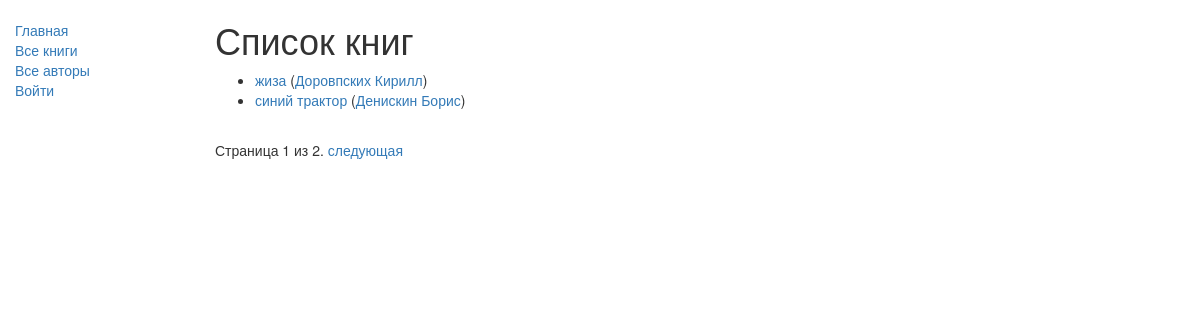
/catalog/books/, run on the app's committed database.
### catalog/models.py (models this page shows, shortened)
class Book(models.Model):
    DoesNotExist = None
    objects = None
    title = models.CharField(max_length=200)
    author = models.ForeignKey('Author', on_delete=models.SET_NULL, null=True)
    summary = models.TextField(max_length=1000, help_text="Введите краткое описание книги")
    isbn = models.CharField('ISBN',max_length=13, help_text='13 Символов <a href="https://www.isbn-international.org/content/what-isbn">ISBN номер</a>')
    genre = models.ManyToManyField('Genre', help_text="Выберите жанр для этой книги")
    def get_absolute_url(self):
        return reverse('book-detail', args=[str(self.id)])
    def display_genre(self):
        """
        Creates a string for the Genre. This is required to display genre in Admin.
        """
        return ', '.join([ genre.name for genre in self.genre.all()[:3] ])
    display_genre.short_description = 'Genre'

class Author(models.Model):
    first_name = models.CharField(max_length=100)
    last_name = models.CharField(max_length=100)
    date_of_birth = models.DateField(null=True, blank=True)
    date_of_death = models.DateField('Died', null=True, blank=True)
    def get_absolute_url(self):
        return reverse('author-detail', args=[str(self.id)])
    def __str__(self):
        return f'{self.last_name} {self.first_name}'

### catalog/views.py (the view)
class BookListView(generic.ListView):
    model = Book
    paginate_by = 2
    def get_queryset(self):
        return Book.objects.order_by('author')

### catalog/templates/catalog/book_list.html
{% extends "base_generic.html" %}
{% block content %}
    <h1>Список книг</h1>
    {% if book_list %}
    <ul>
      {% for book in book_list %}
      <li>
        <a href="{{ book.get_absolute_url }}">{{ book.title }}</a> (<a href="{{ book.author.get_absolute_url }}">{{ book.author }}</a>)
      </li>
      {% endfor %}
    </ul>
    {% else %}
      <p>Пока в библиотеке нет книг.</p>
    {% endif %}
{% endblock %}

### data on the page
Book: title "жиза", author "Доровпских Кирилл"
Book: title "синий трактор", author "Денискин Борис"

### other printed values
{{ page_obj.number }} "1"
{{ page_obj.paginator.num_pages }} "2"
